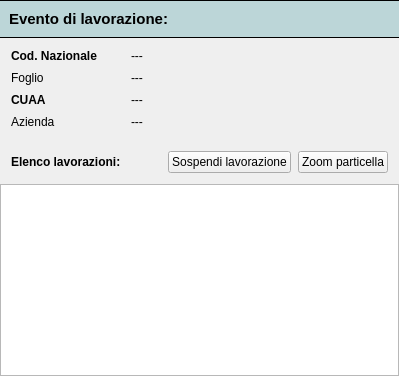
      <widget class="QWidget" name="Particelle">
       <attribute name="title">
        <string>Lavorazione particelle</string>
       </attribute>
       <layout class="QVBoxLayout" name="verticalLayout_16">
        <property name="spacing">
         <number>0</number>
        </property>
        <property name="leftMargin">
         <number>0</number>
        </property>
        <property name="topMargin">
         <number>0</number>
        </property>
        <property name="rightMargin">
         <number>0</number>
        </property>
        <property name="bottomMargin">
         <number>0</number>
        </property>
        <item>
         <widget class="QFrame" name="titleFramePart">
          <property name="sizePolicy">
           <sizepolicy hsizetype="Preferred" vsizetype="Fixed">
            <horstretch>0</horstretch>
            <verstretch>0</verstretch>
           </sizepolicy>
          </property>
          <property name="styleSheet">
           <string notr="true">#titleFramePart {
background-color: rgb(188, 214, 216);
border-bottom: 1px solid black;
border-top: 1px solid black;
}</string>
          </property>
          <layout class="QHBoxLayout" name="horizontalLayout_27">
           <item>
            <widget class="QLabel" name="lblTitlePart">
             <property name="font">
              <font>
               <pointsize>11</pointsize>
               <weight>75</weight>
               <bold>true</bold>
              </font>
             </property>
             <property name="text">
              <string>Evento di lavorazione: </string>
             </property>
            </widget>
           </item>
          </layout>
         </widget>
        </item>
        <item>
         <widget class="QFrame" name="verticalFramePart">
          <layout class="QVBoxLayout" name="verticalLayout_11">
           <property name="spacing">
            <number>8</number>
           </property>
           <property name="leftMargin">
            <number>11</number>
           </property>
           <property name="topMargin">
            <number>11</number>
           </property>
           <property name="rightMargin">
            <number>11</number>
           </property>
           <property name="bottomMargin">
            <number>11</number>
           </property>
           <item>
            <layout class="QHBoxLayout" name="horizontalLayout_29">
             <property name="topMargin">
              <number>0</number>
             </property>
             <item>
              <widget class="QLabel" name="lblCodNazPart">
               <property name="sizePolicy">
                <sizepolicy hsizetype="Preferred" vsizetype="Preferred">
                 <horstretch>0</horstretch>
                 <verstretch>0</verstretch>
                </sizepolicy>
               </property>
               <property name="minimumSize">
                <size>
                 <width>112</width>
                 <height>0</height>
                </size>
               </property>
               <property name="font">
                <font>
                 <weight>75</weight>
                 <bold>true</bold>
                </font>
               </property>
               <property name="text">
                <string>Cod. Nazionale</string>
               </property>
               <property name="class" stdset="0">
                <string>boldText</string>
               </property>
              </widget>
             </item>
             <item>
              <widget class="QLabel" name="lblCodNazValuePart">
               <property name="sizePolicy">
                <sizepolicy hsizetype="Expanding" vsizetype="Preferred">
                 <horstretch>0</horstretch>
                 <verstretch>0</verstretch>
                </sizepolicy>
               </property>
               <property name="text">
                <string>---</string>
               </property>
               <property name="wordWrap">
                <bool>true</bool>
               </property>
              </widget>
             </item>
            </layout>
           </item>
           <item>
            <layout class="QHBoxLayout" name="horizontalLayout_30">
             <property name="topMargin">
              <number>0</number>
             </property>
             <item>
              <widget class="QLabel" name="lblFoglioPart">
               <property name="sizePolicy">
                <sizepolicy hsizetype="Preferred" vsizetype="Preferred">
                 <horstretch>0</horstretch>
                 <verstretch>0</verstretch>
                </sizepolicy>
               </property>
               <property name="minimumSize">
                <size>
                 <width>112</width>
                 <height>0</height>
                </size>
               </property>
               <property name="text">
                <string>Foglio</string>
               </property>
               <property name="class" stdset="0">
                <string>boldText</string>
               </property>
              </widget>
             </item>
             <item>
              <widget class="QLabel" name="lblFoglioValuePart">
               <property name="sizePolicy">
                <sizepolicy hsizetype="Expanding" vsizetype="Preferred">
                 <horstretch>0</horstretch>
                 <verstretch>0</verstretch>
                </sizepolicy>
               </property>
               <property name="text">
                <string>---</string>
               </property>
               <property name="wordWrap">
                <bool>true</bool>
               </property>
               <property name="class" stdset="0">
                <string>boldText</string>
               </property>
              </widget>
             </item>
            </layout>
           </item>
           <item>
            <layout class="QHBoxLayout" name="horizontalLayout_31">
             <property name="topMargin">
              <number>0</number>
             </property>
             <item>
              <widget class="QLabel" name="lblCuaaIdPart">
               <property name="sizePolicy">
                <sizepolicy hsizetype="Preferred" vsizetype="Preferred">
                 <horstretch>0</horstretch>
                 <verstretch>0</verstretch>
                </sizepolicy>
               </property>
               <property name="minimumSize">
                <size>
                 <width>112</width>
                 <height>0</height>
                </size>
               </property>
               <property name="font">
                <font>
                 <weight>75</weight>
                 <bold>true</bold>
                </font>
               </property>
               <property name="text">
                <string>CUAA</string>
               </property>
               <property name="class" stdset="0">
                <string>boldText</string>
               </property>
              </widget>
             </item>
             <item>
              <widget class="QLabel" name="lblCuaaIdValuePart">
               <property name="sizePolicy">
                <sizepolicy hsizetype="Expanding" vsizetype="Preferred">
                 <horstretch>0</horstretch>
                 <verstretch>0</verstretch>
                </sizepolicy>
               </property>
               <property name="text">
                <string>---</string>
               </property>
               <property name="wordWrap">
                <bool>true</bool>
               </property>
              </widget>
             </item>
            </layout>
           </item>
           <item>
            <layout class="QHBoxLayout" name="horizontalLayout_32">
             <property name="topMargin">
              <number>0</number>
             </property>
             <item>
              <widget class="QLabel" name="lblCuaaDescPart">
               <property name="sizePolicy">
                <sizepolicy hsizetype="Preferred" vsizetype="Preferred">
                 <horstretch>0</horstretch>
                 <verstretch>0</verstretch>
                </sizepolicy>
               </property>
               <property name="minimumSize">
                <size>
                 <width>112</width>
                 <height>0</height>
                </size>
               </property>
               <property name="text">
                <string>Azienda</string>
               </property>
               <property name="class" stdset="0">
                <string>boldText</string>
               </property>
              </widget>
             </item>
             <item>
              <widget class="QLabel" name="lblCuaaDescValuePart">
               <property name="sizePolicy">
                <sizepolicy hsizetype="Expanding" vsizetype="Preferred">
                 <horstretch>0</horstretch>
                 <verstretch>0</verstretch>
                </sizepolicy>
               </property>
               <property name="text">
                <string>---</string>
               </property>
               <property name="wordWrap">
                <bool>true</bool>
               </property>
              </widget>
             </item>
            </layout>
           </item>
          </layout>
         </widget>
        </item>
        <item>
         <widget class="QStackedWidget" name="serviziPagineParticelle">
          <property name="styleSheet">
           <string notr="true">QFrame[class=&quot;serviceTitle&quot;] {
	border-top: 1px solid gray;
}

QLabel[class=&quot;serviceTitle&quot;] {
	font-weight: bold;
}

QHeaderView { 
	font-weight: bold; 
}</string>
          </property>
          <property name="currentIndex">
           <number>0</number>
          </property>
          <widget class="QWidget" name="ElencoLavorazioniParticelle">
           <property name="servizioAgri" stdset="0">
            <string>ParticelleLavorazioniOffline</string>
           </property>
           <layout class="QVBoxLayout" name="verticalLayout_18">
            <property name="spacing">
             <number>0</number>
            </property>
            <property name="leftMargin">
             <number>0</number>
            </property>
            <property name="topMargin">
             <number>0</number>
            </property>
            <property name="rightMargin">
             <number>0</number>
            </property>
            <property name="bottomMargin">
             <number>0</number>
            </property>
            <item>
             <widget class="QFrame" name="frame_7">
              <property name="class" stdset="0">
               <string>serviceTitle</string>
              </property>
              <layout class="QHBoxLayout" name="horizontalLayout_28" stretch="0,0,0,0">
               <property name="spacing">
                <number>7</number>
               </property>
               <property name="leftMargin">
                <number>11</number>
               </property>
               <property name="topMargin">
                <number>11</number>
               </property>
               <property name="rightMargin">
                <number>11</number>
               </property>
               <property name="bottomMargin">
                <number>11</number>
               </property>
               <item>
                <widget class="QLabel" name="label_2">
                 <property name="font">
                  <font>
                   <weight>75</weight>
                   <bold>true</bold>
                  </font>
                 </property>
                 <property name="text">
                  <string>Elenco lavorazioni:</string>
                 </property>
                </widget>
               </item>
               <item>
                <spacer name="horizontalSpacer_6">
                 <property name="orientation">
                  <enum>Qt::Horizontal</enum>
                 </property>
                 <property name="sizeHint" stdset="0">
                  <size>
                   <width>40</width>
                   <height>20</height>
                  </size>
                 </property>
                </spacer>
               </item>
               <item>
                <widget class="QPushButton" name="btnParticellaSosp">
                 <property name="toolTip">
                  <string>Sospende o riprende la lavorazione selezionata</string>
                 </property>
                 <property name="text">
                  <string>Sospendi lavorazione</string>
                 </property>
                </widget>
               </item>
               <item>
                <widget class="QPushButton" name="btnParticellaZoom">
                 <property name="toolTip">
                  <string>Zoom sulla particella selezionata</string>
                 </property>
                 <property name="text">
                  <string>Zoom particella</string>
                 </property>
                 <property name="icon">
                  <iconset theme=":/plugins/qgis_agri/images/action-zoom-icon.png">
                   <normaloff>.</normaloff>.</iconset>
                 </property>
                </widget>
               </item>
              </layout>
             </widget>
            </item>
            <item>
             <widget class="QTableView" name="grid_ElencoLavorazioniParticelle">
              <property name="contextMenuPolicy">
               <enum>Qt::NoContextMenu</enum>
              </property>
              <property name="selectionMode">
               <enum>QAbstractItemView::SingleSelection</enum>
              </property>
              <property name="selectionBehavior">
               <enum>QAbstractItemView::SelectRows</enum>
              </property>
              <property name="servizioAgri" stdset="0">
               <string>ParticelleLavorazioniOffline</string>
              </property>
             </widget>
            </item>
           </layout>
          </widget>
         </widget>
        </item>
       </layout>
      </widget>
